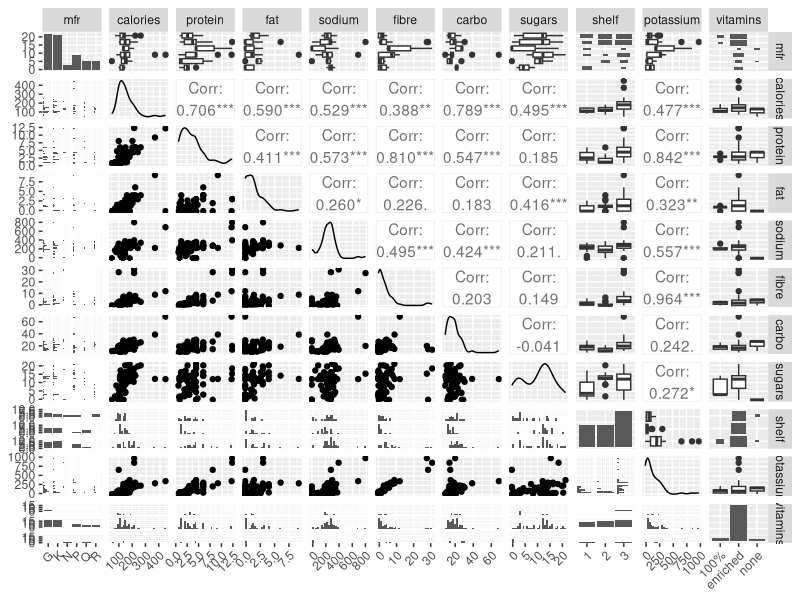
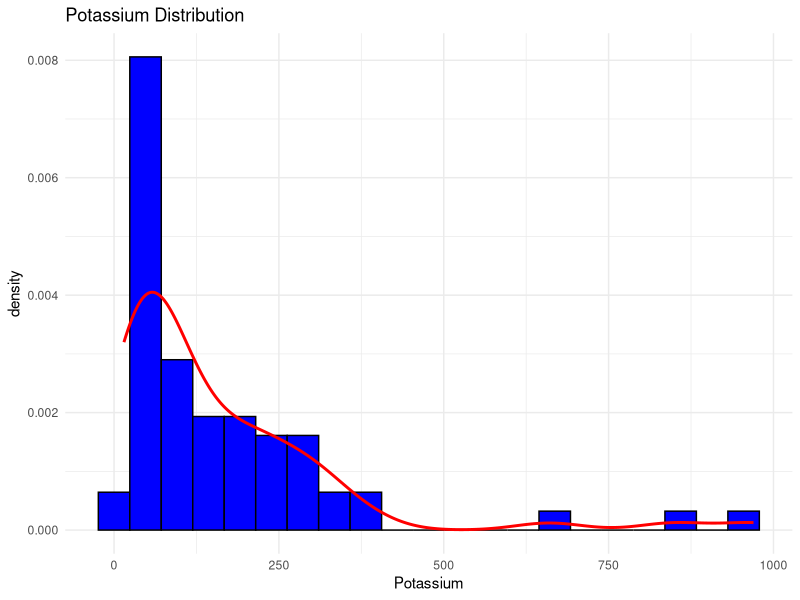
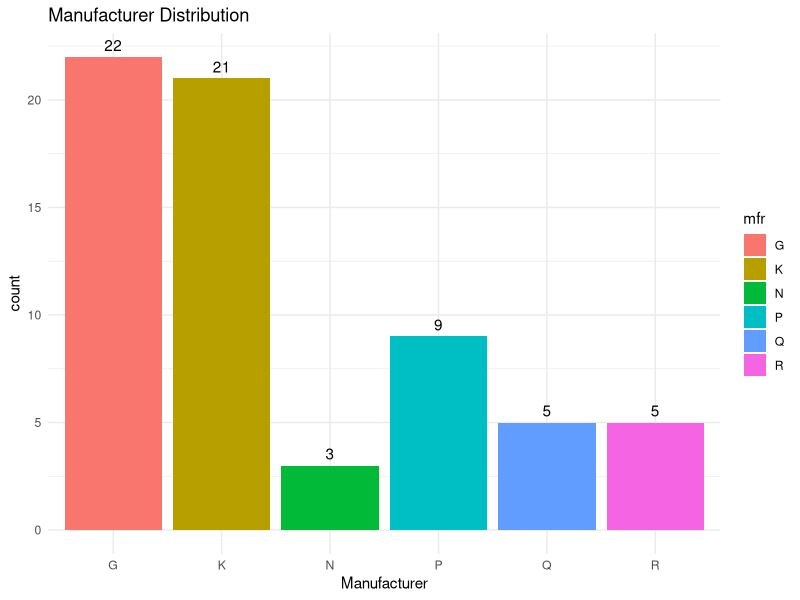
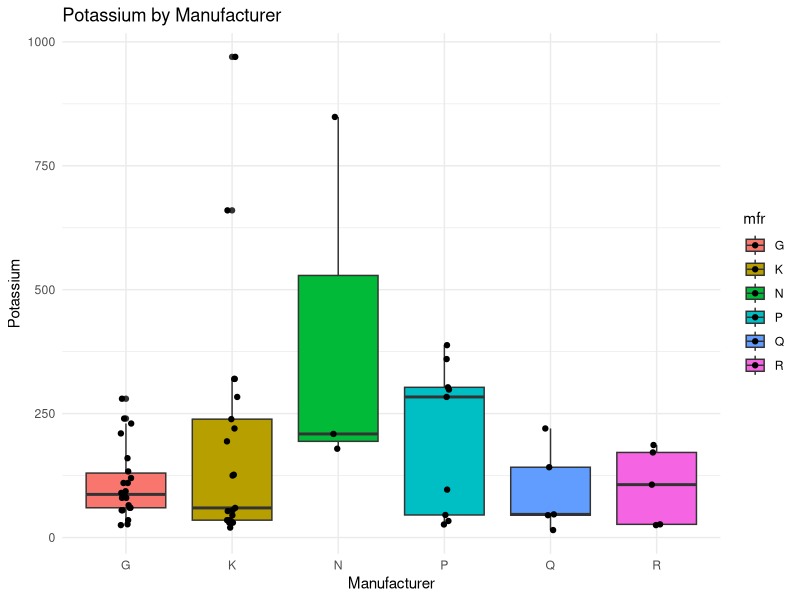
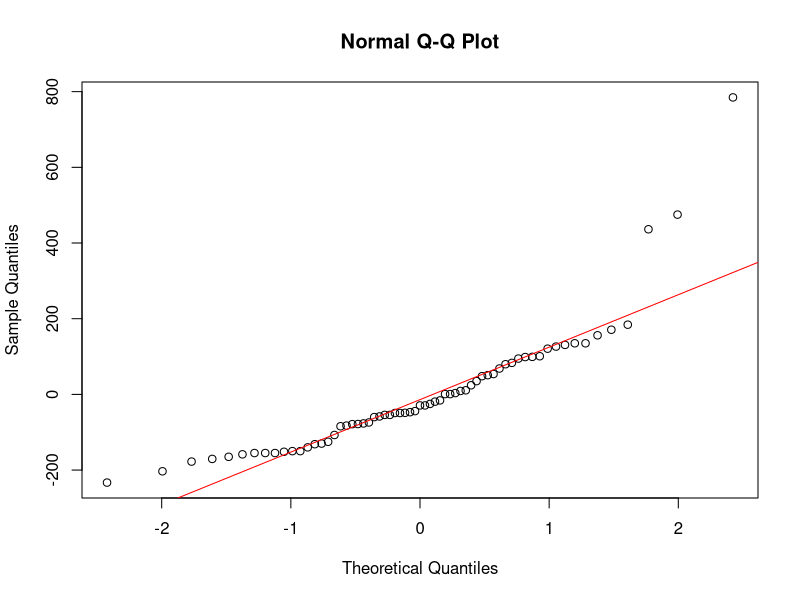
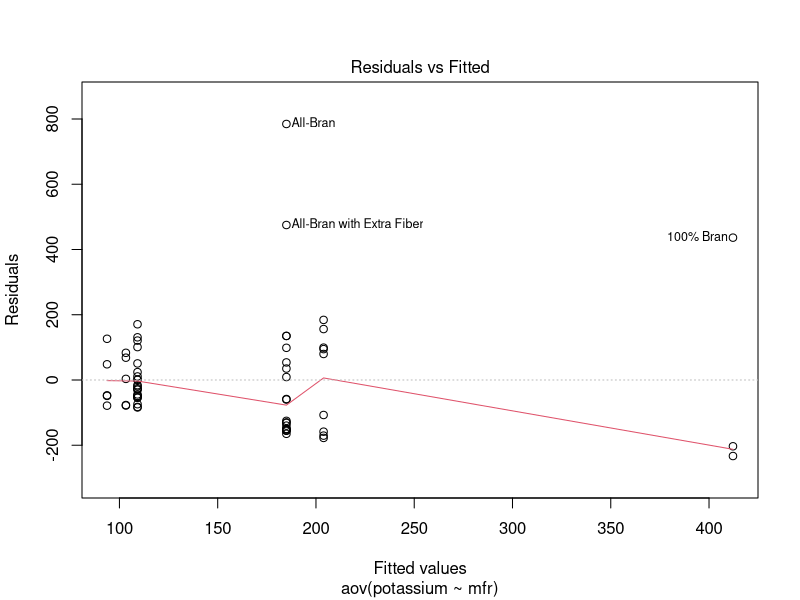
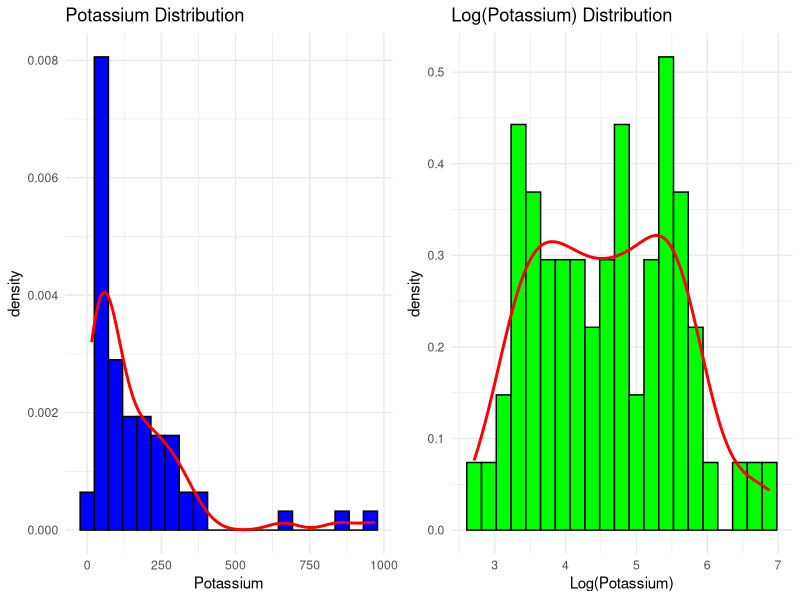
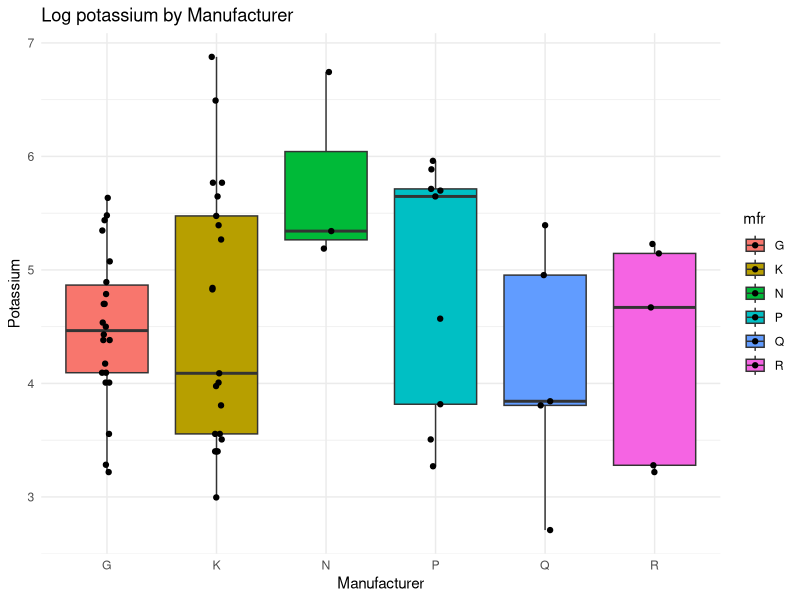

Here is the R script that generated these plots, in order:
## ---- chunk 1
knitr::opts_chunk$set(echo = TRUE)
setwd("/mnt/Nuevo vol/GENERAL/MAESTRÍA ESTADÍSTICA/PAD/PRACTICO 1")
## ---- chunk 2
library(GGally)
library(skimr)
library(dplyr)
library(ggplot2)
library(car)
library(gridExtra)
library(MASS)
## ---- chunk 3
data = UScereal
str(data)
data$shelf = as.factor(data$shelf)
## ---- chunk 4
skim(data)
## ---- chunk 5
p = ggpairs(data, progress = FALSE) + theme(axis.text.x = element_text(angle = 45, hjust = 1))
print(p)
ggsave("pairs_plot.png", p, width = 15, height = 15, dpi = 300)
## ---- chunk 6
p1 <- ggplot(data, aes(x = potassium)) +  
  geom_histogram(aes(y = after_stat(density)), fill="blue", binwidth = (max(data$potassium, na.rm=TRUE)-min(data$potassium, na.rm=TRUE))/20, color="black") +  
  geom_density(color="red", linewidth=1) +  
  ggtitle("Potassium Distribution") +  
  xlab("Potassium") +  
  theme_minimal() 
p1
## ---- chunk 7
# distribución mfr histogram
ggplot(data, aes(x = mfr, fill = mfr)) +  
  geom_bar() +  
  geom_text(stat = "count", aes(label = ..count..), vjust = -0.5) +
  ggtitle("Manufacturer Distribution") +  
  xlab("Manufacturer") +  
  theme_minimal()
## ---- chunk 8
data %>%
  group_by(mfr) %>%
  skim(potassium)
## ---- chunk 9
# Distribución de la variable `potassium` por fabricante
ggplot(data, aes(x = mfr, y = potassium, fill = mfr)) +  
  geom_boxplot() +  
  geom_point(position = position_jitterdodge(jitter.width = 0.4)) +
  ggtitle("Potassium by Manufacturer") +  
  xlab("Manufacturer") +  
  ylab("Potassium") +  
  theme_minimal()
## ---- chunk 10
anova_model_potassium <- aov(potassium ~ mfr, data = data)  
anova_result <- summary(anova_model_potassium)  
print("ANOVA result for log(potassium) by manufacturer:")  
print(anova_result)  
## ---- chunk 11
# Gráfico QQ para verificar la normalidad de los residuos
qqnorm(residuals(anova_model_potassium))
qqline(residuals(anova_model_potassium), col = "red")
## ---- chunk 12
shapiro_test <- shapiro.test(residuals(anova_model_potassium))
print("Shapiro-Wilk normality test result:")
print(shapiro_test)
## ---- chunk 13
# Gráfico de caja para verificar la homogeneidad de varianzas
plot(anova_model_potassium, 1)
## ---- chunk 14
# Prueba de Levene para homogeneidad de varianzas
levene_test <- leveneTest(potassium ~ mfr, data = data)
print("Levene's test for homogeneity of variances result:")
print(levene_test)
## ---- chunk 15
data$log_potassium <- log(data$potassium) 
p1 <- ggplot(data, aes(x = potassium)) +  
  geom_histogram(aes(y = after_stat(density)), fill="blue", binwidth = (max(data$potassium)-min(data$potassium))/20, color="black") +  
  geom_density(color="red", size=1) +  
  ggtitle("Potassium Distribution") +  
  xlab("Potassium") +  
  theme_minimal()  
  
p2 <- ggplot(data, aes(x = log_potassium)) +  
  geom_histogram(aes(y = after_stat(density)), fill="green", binwidth = (max(data$log_potassium)-min(data$log_potassium))/20, color="black") +  
  geom_density(color="red", size=1) +  
  ggtitle("Log(Potassium) Distribution") +  
  xlab("Log(Potassium)") +  
  theme_minimal()  
  
gridExtra::grid.arrange(p1, p2, ncol=2) 
## ---- chunk 16
# Distribución de la variable `log_potassium` por fabricante
ggplot(data, aes(x = mfr, y = log_potassium, fill = mfr)) +  
  geom_boxplot() +  
  geom_point(position = position_jitterdodge(jitter.width = 0.4)) +
  ggtitle("Log potassium by Manufacturer") +  
  xlab("Manufacturer") +  
  ylab("Potassium") +  
  theme_minimal()
## ---- chunk 17
# ANOVA para log(potassium) por fabricante  
anova_model_log_potassium <- aov(log_potassium ~ mfr, data = data)  
anova_result <- summary(anova_model_log_potassium)  
print("ANOVA result for log(potassium) by manufacturer:")  
print(anova_result)  
## ---- chunk 18
# Gráfico QQ para verificar la normalidad de los residuos
qqnorm(residuals(anova_model_log_potassium))
qqline(residuals(anova_model_log_potassium), col = "red")
## ---- chunk 19
shapiro_test <- shapiro.test(residuals(anova_model_log_potassium))
print("Shapiro-Wilk normality test result:")
print(shapiro_test)
## ---- chunk 20
# Gráfico de caja para verificar la homogeneidad de varianzas
plot(anova_model_log_potassium, 1)
## ---- chunk 21
# Prueba de Levene para homogeneidad de varianzas
levene_test <- leveneTest(potassium ~ mfr, data = data)
print("Levene's test for homogeneity of variances result:")
print(levene_test)
## ---- chunk 22
# Agrupando los niveles de mfr
data <- data %>%
  mutate(mfr_grouped = ifelse(mfr %in% c('G', 'K'), mfr, 'Other'))

data$mfr_grouped <- as.factor(data$mfr_grouped)

# Graficamos la distribución de la nueva variable categórica
p_dist <- ggplot(data, aes(x = mfr_grouped)) + 
  geom_bar(fill = 'skyblue', color = 'black') + 
  ggtitle('Distribution of mfr_grouped') + 
  xlab('mfr_grouped') + 
  ylab('Count')
p_dist
## ---- chunk 23
# Boxplot de potassium por mfr_grouped
p_box <- ggplot(data, aes(x = mfr_grouped, y = potassium)) + 
  geom_boxplot(fill = 'lightgreen') + 
  ggtitle('Boxplot of Potassium by mfr_grouped') + 
  xlab('mfr_grouped') + 
  ylab('Potassium')
p_box
## ---- chunk 24
# Modelo
anova_model <- aov(potassium ~ mfr_grouped, data = data)
summary(anova_model)
## ---- chunk 25
# Test de normalidad de Shapiro-Wilk
shapiro_test <- shapiro.test(residuals(anova_model))
print(shapiro_test)
## ---- chunk 26
# Test de homogeneidad de varianzas de Levene
levene_test <- leveneTest(potassium ~ mfr_grouped, data = data)
print(levene_test)
## ---- chunk 27
# Calcular la media global
media_global_potassium <- mean(data$potassium)


# Suma de cuadrados total (SST)
SST <- sum((data$potassium - media_global_potassium)^2)

# Calcular las medias por tratamiento y el tamaño de cada grupo
medias_trat <- tapply(data$potassium, data$mfr, mean)
n_j <- tapply(data$potassium, data$mfr, length)
# Suma de cuadrados del tratamiento (SSTR)
# CADA TRATAMIENTO SE ESCALA POR EL PESO CORRESPONDIENTE!
SSTr <- sum(n_j * (medias_trat - media_global_potassium)^2)

# Suma de cuadrados del error (SSE)
SSE <- SST - SSTr

# Cuadrado medio de los tratamientos
MSTr = SSTr / (length(unique(data$mfr)) - 1)

# Cuadrado medio del error
# I(J-1) = total de observaciones menos la cantidad de niveles de la variable
MSE = SSE / (length(data$potassium) - length(unique(data$mfr)))

# Imprimir los resultados
cat("SST (Suma de Cuadrados Total):", SST, "\n")
cat("SSTR (Suma de Cuadrados del Tratamiento):", SSTr, "\n")
cat("SSE (Suma de Cuadrados del Error):", SSE, "\n")
cat("MSTr (Cuadrado Medio de los Tratamientos):", MSTr, "\n")
cat("MSE (Cuadrado Medio del Error):", MSE, "\n")
